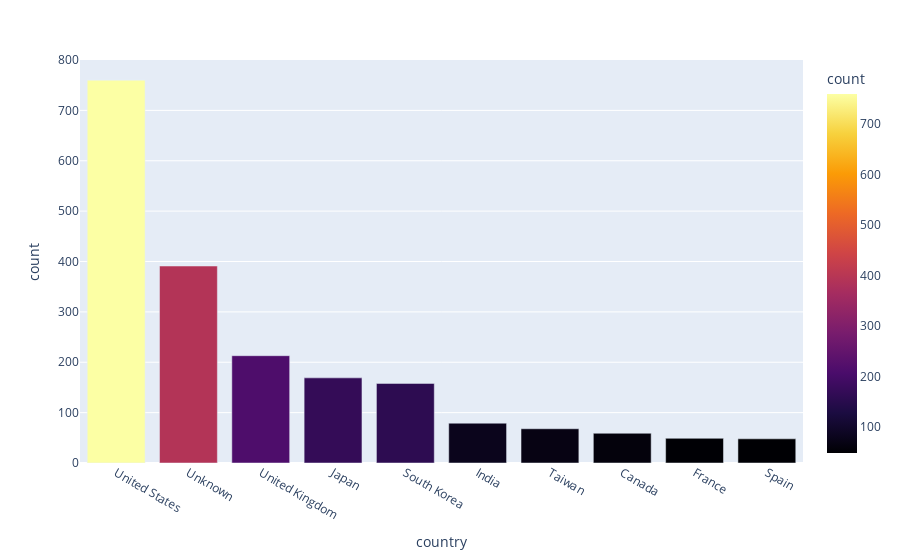

The code cell stored with this chart in its notebook:
### Code cell
# top 10 countries in Tv-Show releases
df_grouped = df_shows.groupby("country")[["show_id"]].count().sort_values(by="show_id", ascending=False).head(10).reset_index()
df_grouped = df_grouped.rename(columns= {'show_id': 'count'})
fig = px.bar(df_grouped, x= 'country', y= 'count', color= 'count', color_continuous_scale= 'inferno')
fig.show()

### Figure 1 — Plotly figure (JSON) as saved in the notebook; plotly's stock layout.template omitted (floating-point values rounded to 4 significant figures)
{"data": [{"alignmentgroup": "True", "hovertemplate": "country=%{x}<br>count=%{marker.color}<extra></extra>", "legendgroup": "", "marker": {"color": [760, 391, 213, 169, 158, 79, 68, 59, 49, 48], "coloraxis": "coloraxis", "pattern": {"shape": ""}}, "name": "", "offsetgroup": "", "orientation": "v", "showlegend": false, "textposition": "auto", "type": "bar", "x": ["United States", "Unknown", "United Kingdom", "Japan", "South Korea", "India", "Taiwan", "Canada", "France", "Spain"], "xaxis": "x", "y": [760, 391, 213, 169, 158, 79, 68, 59, 49, 48], "yaxis": "y"}], "layout": {"barmode": "relative", "coloraxis": {"colorbar": {"title": {"text": "count"}}, "colorscale": [[0, "#000004"], [0.1111, "#1b0c41"], [0.2222, "#4a0c6b"], [0.3333, "#781c6d"], [0.4444, "#a52c60"], [0.5556, "#cf4446"], [0.6667, "#ed6925"], [0.7778, "#fb9b06"], [0.8889, "#f7d13d"], [1, "#fcffa4"]]}, "legend": {"tracegroupgap": 0}, "margin": {"t": 60}, "xaxis": {"anchor": "y", "domain": [0, 1], "title": {"text": "country"}}, "yaxis": {"anchor": "x", "domain": [0, 1], "title": {"text": "count"}}}}
